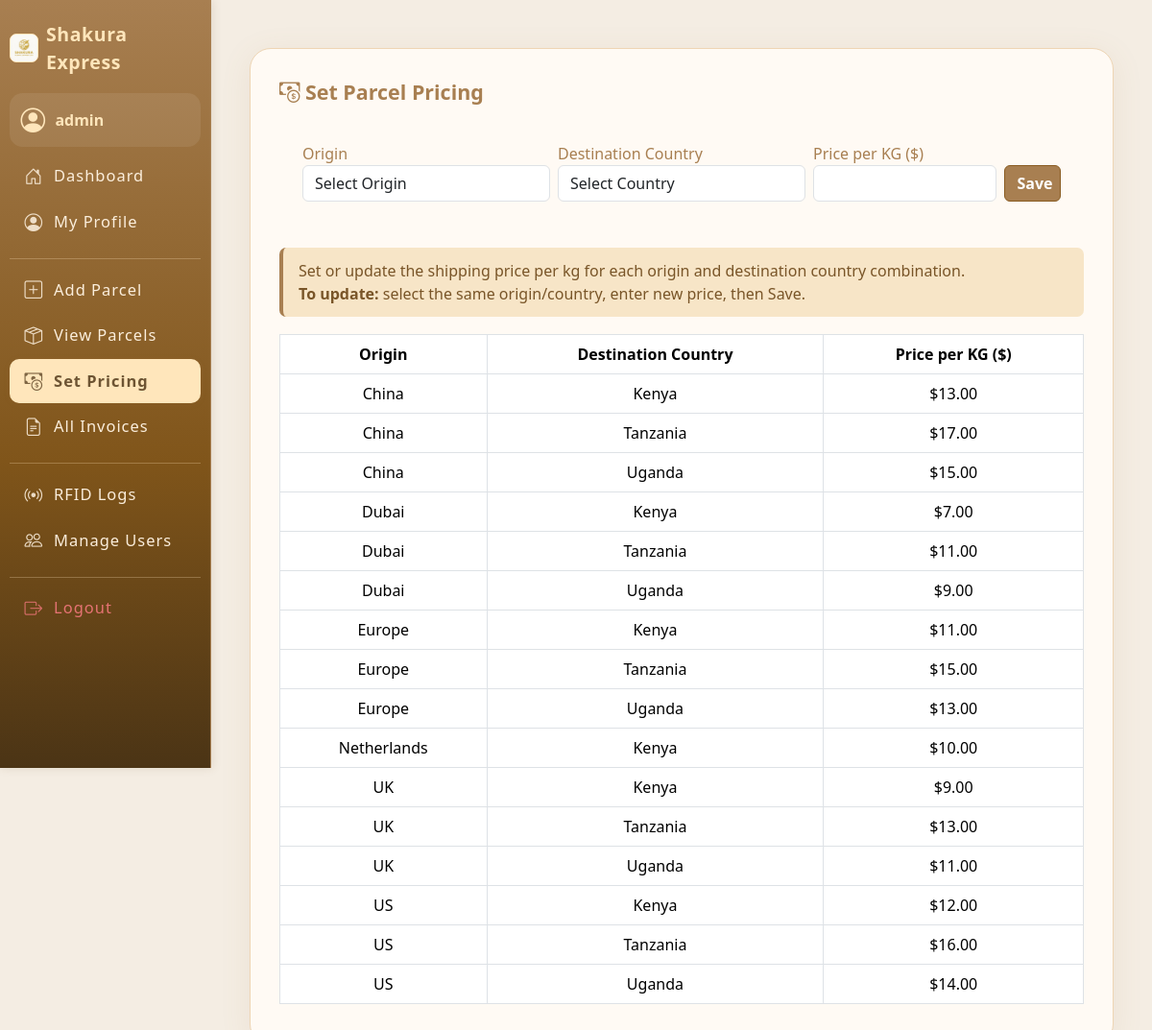
Screenshot of /pricing/set_pricing.php (signed in) with the database file from the repository.
### tables this page shows
CREATE TABLE `users` (
  `id` int(11) NOT NULL AUTO_INCREMENT,
  `username` varchar(50) NOT NULL,
  `password` varchar(255) NOT NULL,
  `email` varchar(100) NOT NULL,
  `role` enum('admin','staff','customer') NOT NULL,
  `full_name` varchar(100) NOT NULL,
  `phone` varchar(20) DEFAULT NULL,
  `created_at` datetime DEFAULT current_timestamp(),
  `address_line1` varchar(255) DEFAULT NULL,
  `address_line2` varchar(255) DEFAULT NULL,
  `city` varchar(100) DEFAULT NULL,
  `country` varchar(100) DEFAULT NULL,
  `zip_code` varchar(20) DEFAULT NULL,
  PRIMARY KEY (`id`),
  UNIQUE KEY `username` (`username`)
);

CREATE TABLE `pricing` (
  `id` int(11) NOT NULL AUTO_INCREMENT,
  `origin` varchar(32) NOT NULL,
  `country` varchar(32) NOT NULL,
  `price_per_kg` decimal(10,2) NOT NULL,
  PRIMARY KEY (`id`),
  UNIQUE KEY `origin` (`origin`,`country`)
);

### pricing/set_pricing.php (the view, shortened to what this page needs)
<?php
include '../includes/db.php';
$all = $conn->query("SELECT * FROM pricing ORDER BY origin, country");
?>
<!DOCTYPE html>
<html lang="en">
<head>
    <link rel="stylesheet" href="/assets/css/style.css">
    <link rel="stylesheet" href="https://cdn.jsdelivr.net/npm/bootstrap@5.3.3/dist/css/bootstrap.min.css">
</head>
<body>
<?php include '../includes/sidebar.php'; ?>
<div class="main-box">
    <h2 class="section-title"><i class="bi bi-cash-coin"></i> Set Parcel Pricing</h2>
    <div class="pricing-card p-4 mb-4">
        <form method="post" class="row g-2 align-items-end">
            <div class="col-md-4">
                <label class="input-label">Origin</label>
                <select name="origin" class="form-control" required>
                    <option value="">Select Origin</option>
                </select>
            </div>
            <div class="col-md-4">
                <label class="input-label">Destination Country</label>
                <select name="country" class="form-control" required>
                    <option value="">Select Country</option>
                </select>
            </div>
            <div class="col-md-3">
                <label class="input-label">Price per KG ($)</label>
                <input type="number" step="0.01" min="0" name="price_per_kg" class="form-control" required>
            </div>
            <div class="col-md-1">
                <button class="btn btn-brown w-100">Save</button>
            </div>
        </form>
    </div>
    <div class="info-box">
        Set or update the shipping price per kg for each origin and destination country combination.<br>
        <b>To update:</b> select the same origin/country, enter new price, then Save.<br>
    </div>
    <div class="table-responsive">
        <table class="table table-bordered align-middle text-center bg-white" id="pricingTable">
            <thead style="background:#fdeac3;">
                <tr>
                    <th>Origin</th>
                    <th>Destination Country</th>
                    <th>Price per KG ($)</th>
                </tr>
            </thead>
            <tbody>
                <?php while($row = $all->fetch_assoc()): ?>
                <tr id="row-<?= $row['id'] ?>">
                    <td><?= htmlspecialchars($row['origin']) ?></td>
                    <td><?= htmlspecialchars($row['country']) ?></td>
                    <td>$<?= number_format($row['price_per_kg'],2) ?></td>
                </tr>
                <?php endwhile; ?>
            </tbody>
        </table>
    </div>
</div>
</body>
</html>

### includes/sidebar.php (shortened to what this page needs)
<?php
$role = $_SESSION['role'];
$user_id = $_SESSION['user_id'] ?? null;
require_once '../includes/db.php';
$user_name = '';
if ($user_id) {
    $user_res = $conn->query("SELECT username FROM users WHERE id=$user_id");
    if ($user_res && $user_res->num_rows) {
        $u = $user_res->fetch_assoc();
        $user_name = htmlspecialchars($u['username']);
    }
}
?>
<head>
    <link rel="stylesheet" href="https://cdn.jsdelivr.net/npm/bootstrap-icons@1.11.3/font/bootstrap-icons.min.css">
    <link rel="stylesheet" href="../assets/css/style.css">
</head>
<nav class="sidebar">
    <div class="sidebar-brand">
        <img src="../assets/images/logo.jpeg" width="30" alt="Logo" style="border-radius:7px; background:#fff6eb; border:1.3px solid #ffe6bb;">
        <span>Shakura Express</span>
    </div>
    <div class="user-mini-profile mb-2">
        <i class="bi bi-person-circle"></i>
        <div class="user-details">
            <span><?= $user_name ?: ucfirst($role) ?></span>
        </div>
    </div>
    <ul class="nav flex-column">
        <?php if($role=='admin'): ?>
            <li><a href="../dashboards/admin_dashboard.php" class="nav-link<?=strpos($_SERVER['PHP_SELF'],'admin_dashboard.php')!==false?' active':''?>"><i class="bi bi-house-door"></i> Dashboard</a></li>
            <li><a href="../users/profile.php" class="nav-link<?=strpos($_SERVER['PHP_SELF'],'profile.php')!==false?' active':''?>"><i class="bi bi-person-circle"></i> My Profile</a></li>
            <hr>
            <li><a href="../parcels/add_parcel.php" class="nav-link<?=strpos($_SERVER['PHP_SELF'],'add_parcel.php')!==false?' active':''?>"><i class="bi bi-plus-square"></i> Add Parcel</a></li>
            <li><a href="../parcels/view_parcel.php" class="nav-link<?=strpos($_SERVER['PHP_SELF'],'view_parcel.php')!==false?' active':''?>"><i class="bi bi-box-seam"></i> View Parcels</a></li>
            <li><a href="../pricing/set_pricing.php" class="nav-link<?=strpos($_SERVER['PHP_SELF'],'set_pricing.php')!==false?' active':''?>"><i class="bi bi-cash-coin"></i> Set Pricing</a></li>
            <li><a href="../invoices/view_invoice.php" class="nav-link<?=strpos($_SERVER['PHP_SELF'],'view_invoice.php')!==false?' active':''?>"><i class="bi bi-file-earmark-text"></i> All Invoices</a></li>
            <hr>
            <li><a href="../rfid/logs.php" class="nav-link<?=strpos($_SERVER['PHP_SELF'],'logs.php')!==false?' active':''?>"><i class="bi bi-broadcast"></i> RFID Logs</a></li>
            <li><a href="../users/manage.php" class="nav-link<?=strpos($_SERVER['PHP_SELF'],'manage.php')!==false?' active':''?>"><i class="bi bi-people"></i> Manage Users</a></li>
        <?php endif; ?>
        <hr>
        <li><a href="../auth/logout.php" class="nav-link text-danger"><i class="bi bi-box-arrow-right"></i> Logout</a></li>
    </ul>
</nav>

### assets/css/style.css (style rules this page uses)
body { background-color: #f4ede3; }
.sidebar { min-width: 220px; }
.sidebar .nav-link.active, .sidebar .nav-link:hover { background: #a87f51; }
.btn-brown { background: #a87f51; color: white; }
.sidebar { position: fixed; top: 0; left: 0; height: 100vh; width: 220px; background: linear-gradient(180deg, #a87f51 0%, #80551a 60%, #4b3415 100%); color: #fff; padding: 1.3rem 0.6rem 1rem 0.6rem; z-index: 1000; border-right: 1px solid #a87f51; box-shadow: 1px 0 9px rgba(108,78,42,0.15); display: flex; flex-direction: column; font-size: 1.01rem; min-height: 0; max-height: 100vh; overflow-y: auto; }
.sidebar-brand { font-size: 1.22rem; font-weight: 700; letter-spacing: .6px; margin-bottom: 1.1rem; color: #ffe6bb; display: flex; align-items:center; gap: 0.52rem; }
.sidebar .user-mini-profile { background: rgba(255,255,255,0.08); border-radius: .85rem; padding: .6rem .75rem .5rem .75rem; margin-bottom: 1.28rem; font-size: .96rem; display: flex; align-items: center; gap: 0.64rem; }
.sidebar .user-mini-profile .bi-person-circle { font-size: 1.6rem; color: #ffe6bb; }
.sidebar .user-mini-profile .user-details span { display: block; color: #ffe6bb; font-weight: 600; margin-bottom: 0; font-size: 1.04em; }
.sidebar .nav { flex: 1 1 auto; margin-bottom: 1.2rem; }
.sidebar .nav-link { color: #fbeedc; margin-bottom: .11rem; padding: .56rem 1rem; font-size: 1.03rem; border-radius: .62rem; display: flex; align-items: center; gap: .68rem; transition: background .14s, color .13s; font-weight: 500; letter-spacing: .06em; }
.sidebar .nav-link.active, .sidebar .nav-link:hover, .sidebar .nav-link:focus { color: #6d5433 !important; background: #ffe6bb !important; font-weight: 600; box-shadow: 0 1px 7px rgba(168,127,81,0.09); }
.sidebar .nav-link .bi { font-size: 1.13em; opacity: 0.88; }
.sidebar .nav-link.text-danger { color: #e57373 !important; }
.sidebar hr { border-color: #ffe6bb; opacity: 0.27; margin: 13px 0 9px 0; }
body { margin-left: 220px !important; }

### pricing/set_pricing.php (style rules this page uses)
body { background: #f5efe7; }
.main-box { max-width: 900px; margin: 50px auto 0 auto; background: #fffaf4; border-radius: 22px; box-shadow: 0 6px 32px rgba(168,127,81,0.10); border: 1.2px solid #eed5b4; padding: 32px 30px 26px 30px; }
.section-title { color: #a87f51; font-weight: bold; font-size: 1.34em; margin-bottom: 15px; }
.input-label { color: #a87f51; font-weight: 500; }
.btn-brown { background: #a87f51; color: #fff; border: 1.5px solid #8a5c22; font-weight: 600; }
.info-box { background: #f7e5c7; border-left: 4px solid #a87f51; border-radius: 7px; padding: 12px 16px; color: #795528; margin-bottom: 18px; }
.table th, .table td { vertical-align: middle; }
h2, .section-title, .input-label { color: #a87f51 !important; }

### rows the page displays
users: username "admin"
pricing: origin "China", country "Kenya", price_per_kg "13.00"
pricing: origin "China", country "Tanzania", price_per_kg "17.00"
pricing: origin "China", country "Uganda", price_per_kg "15.00"
pricing: origin "Dubai", country "Kenya", price_per_kg "7.00"
pricing: origin "Dubai", country "Tanzania", price_per_kg "11.00"
pricing: origin "Dubai", country "Uganda", price_per_kg "9.00"
pricing: origin "Europe", country "Kenya", price_per_kg "11.00"
pricing: origin "Europe", country "Tanzania", price_per_kg "15.00"
pricing: origin "Europe", country "Uganda", price_per_kg "13.00"
pricing: origin "Netherlands", country "Kenya", price_per_kg "10.00"
pricing: origin "UK", country "Kenya", price_per_kg "9.00"
pricing: origin "UK", country "Tanzania", price_per_kg "13.00"
pricing: origin "UK", country "Uganda", price_per_kg "11.00"
pricing: origin "US", country "Kenya", price_per_kg "12.00"
pricing: origin "US", country "Tanzania", price_per_kg "16.00"
pricing: origin "US", country "Uganda", price_per_kg "14.00"
